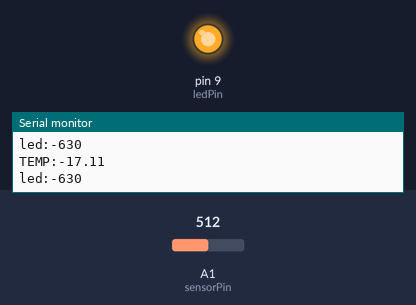
Recording of a sketch running on a simulated Arduino Uno, built with avr-gcc and run on an emulated ATmega328P. On the bench: output pins drawn as LEDs (lit = HIGH), the last lines printed to the serial monitor. Inputs (shaded band) come from the test bench; at power-on: A1 (sensorPin) = 512.

Above: at 1.8 s.
1.9 s: A1 (sensorPin) set to 122
At 2.9 s:
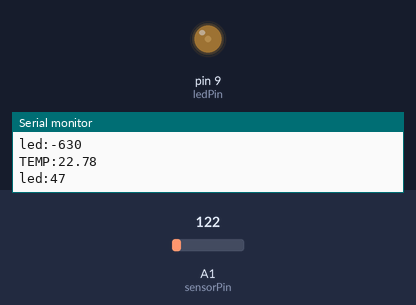
3.5 s: A1 (sensorPin) set to 0
At 4.5 s:
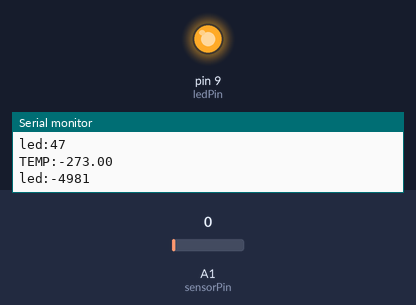
Timing chart, 0 to 6.5 s (numbered marks = the images above; inputs shaded):
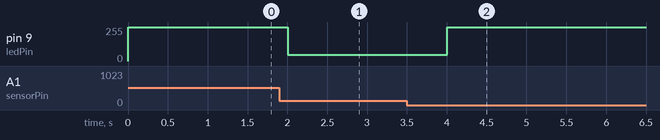

Measured:
- after the input at 1.9 s, pin 9 (ledPin): 255/255 → 47/255 after 0.10 s
- after the input at 3.5 s, pin 9 (ledPin): 47/255 → 255/255 after 0.51 s

The sketch:

main.ino
```cpp
#include <math.h>

float coeffA = 1.150052470e-3, coeffB = 2.306227864e-4, coeffC = 1.021987840e-7;
float lnResistance, inverseTemp, tempKelvin, tempCelsius, sensorVoltage, thermistorResistance;
int sensorPin = A1;
int ledPin = 9;

void setup() {
  pinMode(sensorPin, INPUT); // for voltage divider
  Serial.begin(9600);
  pinMode(ledPin, OUTPUT); // for LED
}

void loop() {
  int rawValue = analogRead(sensorPin); // read raw ADC value

  sensorVoltage = 5. * rawValue / 1023; // convert to 0-5V

  thermistorResistance = sensorVoltage * 82000 / (5. - sensorVoltage); // calculate resistance

  lnResistance = log(thermistorResistance);

  inverseTemp = coeffA + coeffB * lnResistance + coeffC * pow(lnResistance, 3);
  tempKelvin = 1 / inverseTemp; // substitute in equation
  tempCelsius = tempKelvin - 273; // convert to Celsius

  Serial.print("TEMP:");
  Serial.println(tempCelsius);

  Serial.print("led:");
  int ledBrightness = 17 * (tempCelsius - 20); // convert to light intensity
  Serial.println(ledBrightness);

  analogWrite(ledPin, ledBrightness);

  delay(1000);
}
```
